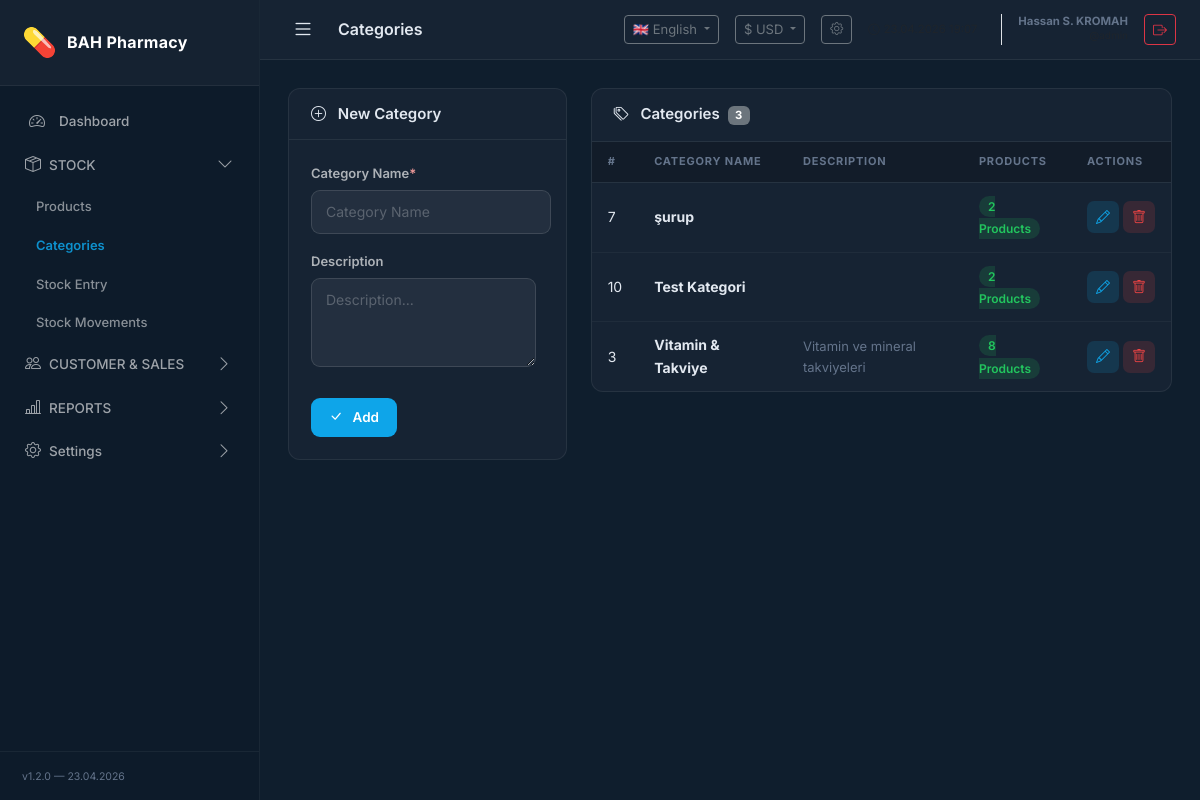
Page /modules/products/categories.php (signed in) on the committed database.
### tables this page shows
CREATE TABLE `currencies` (
  `id` int(10) unsigned NOT NULL AUTO_INCREMENT,
  `code` varchar(10) NOT NULL,
  `symbol` varchar(10) NOT NULL,
  `name` varchar(100) NOT NULL,
  `position` enum('before','after') DEFAULT 'before',
  `decimal_sep` varchar(5) DEFAULT '.',
  `thousand_sep` varchar(5) DEFAULT ',',
  `is_active` tinyint(1) DEFAULT 1,
  `created_at` datetime DEFAULT current_timestamp(),
  `current_rate` decimal(16,6) DEFAULT NULL,
  `rate_date` date DEFAULT NULL,
  `is_default` tinyint(1) DEFAULT 0,
  PRIMARY KEY (`id`),
  UNIQUE KEY `code` (`code`)
);

CREATE TABLE `categories` (
  `id` int(10) unsigned NOT NULL AUTO_INCREMENT,
  `name` varchar(150) NOT NULL,
  `description` text DEFAULT NULL,
  `created_at` datetime DEFAULT current_timestamp(),
  PRIMARY KEY (`id`)
);

### modules/products/categories.php (the view, shortened to what the rows shown need)
<?php
$pdo = Database::getInstance();
$categories = $pdo->query("SELECT c.*, (SELECT COUNT(*) FROM products WHERE category_id = c.id) as product_count FROM categories c ORDER BY name")->fetchAll();
$pageTitle = __('categories');
require_once dirname(__DIR__, 2) . '/core/layout_header.php';
?>
<div class="row g-4">
    <div class="col-md-8">
        <div class="panel">
            <table class="table-dark-custom">
                <thead>
                    <tr>
                        <th>#</th>
                        <th>
                            <?= __('category_name') ?>
                        </th>
                        <th>
                            <?= __('description') ?>
                        </th>
                        <th>
                            <?= __('products') ?>
                        </th>
                        <th>
                            <?= __('actions') ?>
                        </th>
                    </tr>
                </thead>
                <tbody>
                    <?php if (empty($categories)): ?>
                        <tr>
                            <td colspan="5" class="text-center py-4 text-muted">
                                <?= __('no_data') ?>
                            </td>
                        </tr>
                    <?php else: ?>
                        <?php foreach ($categories as $c): ?>
                            <tr>
                                <td>
                                    <?= $c['id'] ?>
                                </td>
                                <td><strong>
                                        <?= e($c['name']) ?>
                                    </strong></td>
                                <td style="color:var(--text-muted);font-size:13px;">
                                    <?= e($c['description'] ?? '—') ?>
                                </td>
                                <td>
                                    <span class="badge-stock-ok">
                                        <?= (int) $c['product_count'] ?>
                                        <?= __('products') ?>
                                    </span>
                                </td>
                                <td>
                                    <div class="d-flex gap-1">
                                        <a href="categories.php?edit=<?= $c['id'] ?>" class="btn-sm-icon btn-edit"
                                            title="<?= __('edit') ?>">
                                            <i class="bi bi-pencil"></i>
                                        </a>
                                        <form method="POST" action="categories.php" style="display:inline;">
                                            <button type="submit" class="btn-sm-icon btn-delete"
                                                data-confirm="<?= __('confirm_delete') ?>" title="<?= __('delete') ?>">
                                                <i class="bi bi-trash"></i>
                                            </button>
                                        </form>
                                    </div>
                                </td>
                            </tr>
                        <?php endforeach; ?>
                    <?php endif; ?>
                </tbody>
            </table>
        </div>
    </div>
</div>
<?php require_once dirname(__DIR__, 2) . '/core/layout_footer.php'; ?>

### core/layout_header.php (shortened to what the rows shown need)
<?php
$curLang = getCurrentLang();
$curCur = getCurrentCurrency();
$curInfo = getCurrencyInfo();
?>
<!DOCTYPE html>
<html lang="<?= $curLang ?>">
<head>
    <link rel="stylesheet" href="https://cdn.jsdelivr.net/npm/bootstrap@5.3.3/dist/css/bootstrap.min.css">
    <link rel="stylesheet" href="https://cdn.jsdelivr.net/npm/bootstrap-icons@1.11.3/font/bootstrap-icons.min.css">
    <link rel="stylesheet" href="<?= BASE_URL ?>/public/assets/css/app.css">
</head>
<body>
    <div class="wrapper">
        <div id="content">
            <div class="topbar">
                <div class="topbar-right d-flex align-items-center gap-3">
                    <div class="dropdown">
                        <button class="btn btn-sm btn-outline-secondary dropdown-toggle" type="button"
                            data-bs-toggle="dropdown" style="font-size:13px;">
                            <?= $curInfo['symbol'] ?> <?= $curCur ?>
                        </button>
                    </div>
                </div>
            </div>
            <div class="page-content">

### rows in the picture
currencies: symbol "$"
categories: id "7", name "şurup", product_count "2"
categories: id "10", name "Test Kategori", product_count "2"
categories: id "3", name "Vitamin & Takviye", description "Vitamin ve mineral takviyeleri", product_count "8"

### other values in the picture
__('app_name') "BAH Pharmacy"
__('dashboard') "Dashboard"
__('menu_stock') "STOCK"
__('products') "Products"
__('categories') "Categories"
__('stock_entry') "Stock Entry"
__('stock_movements') "Stock Movements"
__('menu_customer_sales') "CUSTOMER & SALES"
__('menu_reports') "REPORTS"
__('settings') "Settings"
$pageTitle "Categories"
$curFlag "🇬🇧"
$langMeta[$curLang]['name'] "English"
$curCur "USD"
$_SESSION['user_name'] "Hassan S. KROMAH"
